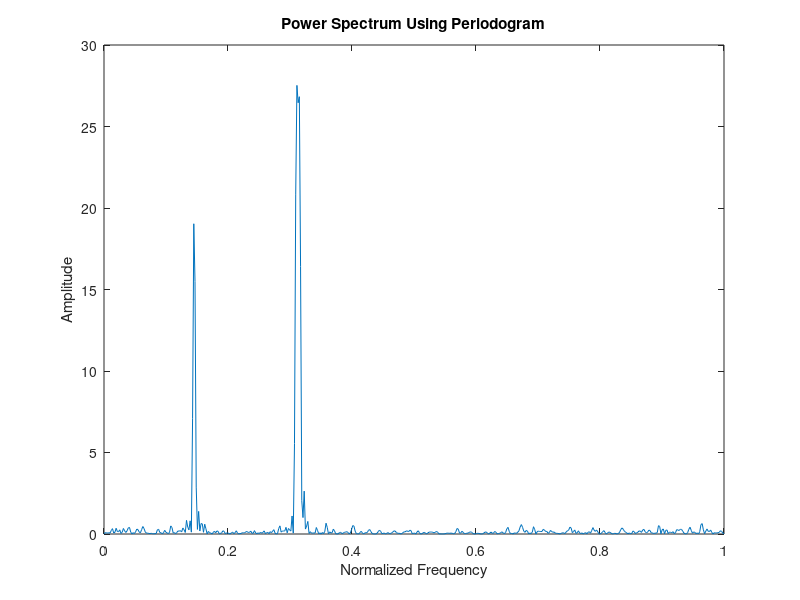
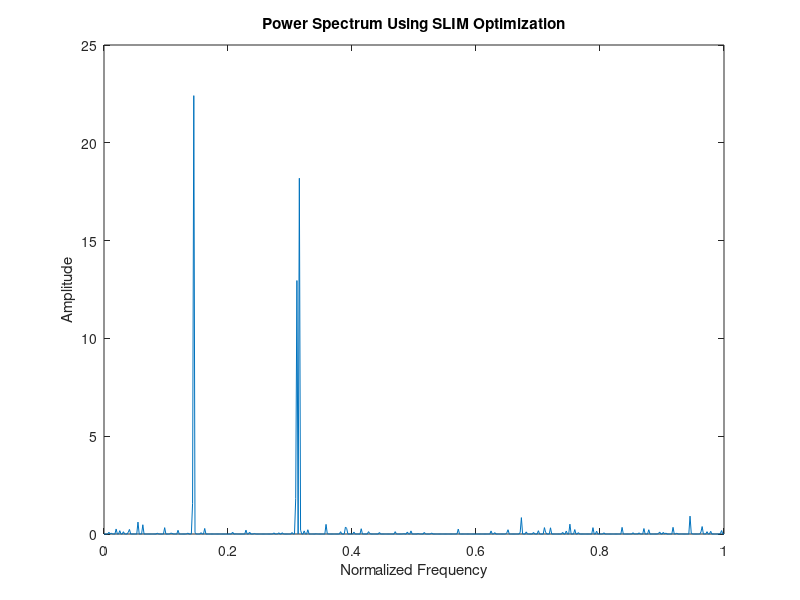

MATLAB code to generate these figures, in order:
%%
 % Copyright (c) 2025, Sanjeeva Reddy S
 % All rights reserved.
 
 %This source code is licensed under the MIT license found in the
 % LICENSE file in the root directory of this source tree.
 
 % Unauthorized copying of this file, via any medium, is strictly prohibited
 % unless explicit permission is granted by the copyright owner.
 
 % Description:
 % This file contains utility functions for processing sparse arrays.
 
 % Author: Sanjeeva Reddy S
 % EMail: sanjeevareddy.s414@gmail.com
 % Created on: January 5, 2025





%%%%%%%%%%%%%%%%%%%%%%%%%%%%%%%%%%%%%%%%%%%%%%%
%%%%%%%%%%%%%%%%%%%%%%%%%%%%%%%%%%%%%%%%%%%%%%%
%% Clear the cache
%%%%%%%%%%%%%%%%%%%%%%%%%%%%%%%%%%%%%%%%%%%%%%%

clc;clear;close;tic

%%%%%%%%%%%%%%%%%%%%%%%%%%%%%%%%%%%%%%%%%%%%%%%

%%%%%%%%%%%%%%%%%%%%%%%%%%%%%%%%%%%%%%%%%%%%%%%
%% Parameters
%%%%%%%%%%%%%%%%%%%%%%%%%%%%%%%%%%%%%%%%%%%%%%%


N = 200;  N1=N^2;% Number of Samples
numSignals = 3;                          % Number of incoming signals
SNR = 5;                                     % SNR values in db
omg = [0.310 0.315  0.145];          % Frequencies
M = 512;   M1 = M+N;  I = eye(N);                                                   % Extended Number of Samples for high resolution

%%%%%%%%%%%%%%%%%%%%%%%%%%%%%%%%%%%%%%%%%%%%%%%
%% Signal Generation
%%%%%%%%%%%%%%%%%%%%%%%%%%%%%%%%%%%%%%%%%%%%%%%


t = 0:N-1;                                       % Samples

% Steering Vector Computation
eomg = linspace(0,1,M)';                 % Define Frequencies for elongated Steering Vector
eomg1 = linspace(0,1,M1)';


% Signal Addition
signal = zeros(1,N);
for i = 1:numSignals
    Amp = 5*exp(1i*2*pi*rand([1,1]));
    z = Amp*exp(1i*2*pi*omg(i)*t);
    signal = signal+z;
end


% Generate noise
noise = (randn(1,N ) + 1i * randn(1,N )) * sqrt(0.5);  % Generation of Pseudo-Random Noise
noisePower = 10^(-SNR/10); % Noise Power
noise = sqrt(noisePower) * noise;

% Adding Signal and Noise
signals = awgn(signal,SNR,'measured')';


% Finding the Normalized Power
Signal_Power = (abs(fft(signals',M))).^2;  % Computation of FFT
S_P = (Signal_Power)/N1;  % Dividing by norm of Steering Vector
S_Po=[S_P ((abs(signals').^2))];

%% Power Computation

DFT = exp(-1i*2*pi*(0:N-1)'*(0:M-1)/M);
DFT = [DFT I];
IDFT = DFT';

sigma = sqrt(noisePower)  ;
% Find the intial power values
p_old = S_Po;
for loop = 1:1e6
    
    R = DFT*diag(p_old)*IDFT;
    Rinv = inv(R);

    sk = [];
    for ki = 1:M1
                sk = [sk;p_old(ki)*IDFT(ki,:)*Rinv*signals];
    end
    p_new = abs(sk).^2;
    Er = norm(p_new-p_old)/norm(p_old);

    sigma = norm(signals-sum(DFT*sk)).^2/N;
    if(Er>1e-5)
        p_old = p_new;
    else
        break;
    end

end

p_new=real(p_new);

pnew1 = p_new(1:M);
figure; plot(eomg,S_Po(1:M));
title("Power Spectrum Using Periodogram");
xlabel("Normalized Frequency");ylabel("Amplitude");

figure; plot(eomg,pnew1);
title("Power Spectrum Using SLIM Optimization");
xlabel("Normalized Frequency");ylabel("Amplitude");
